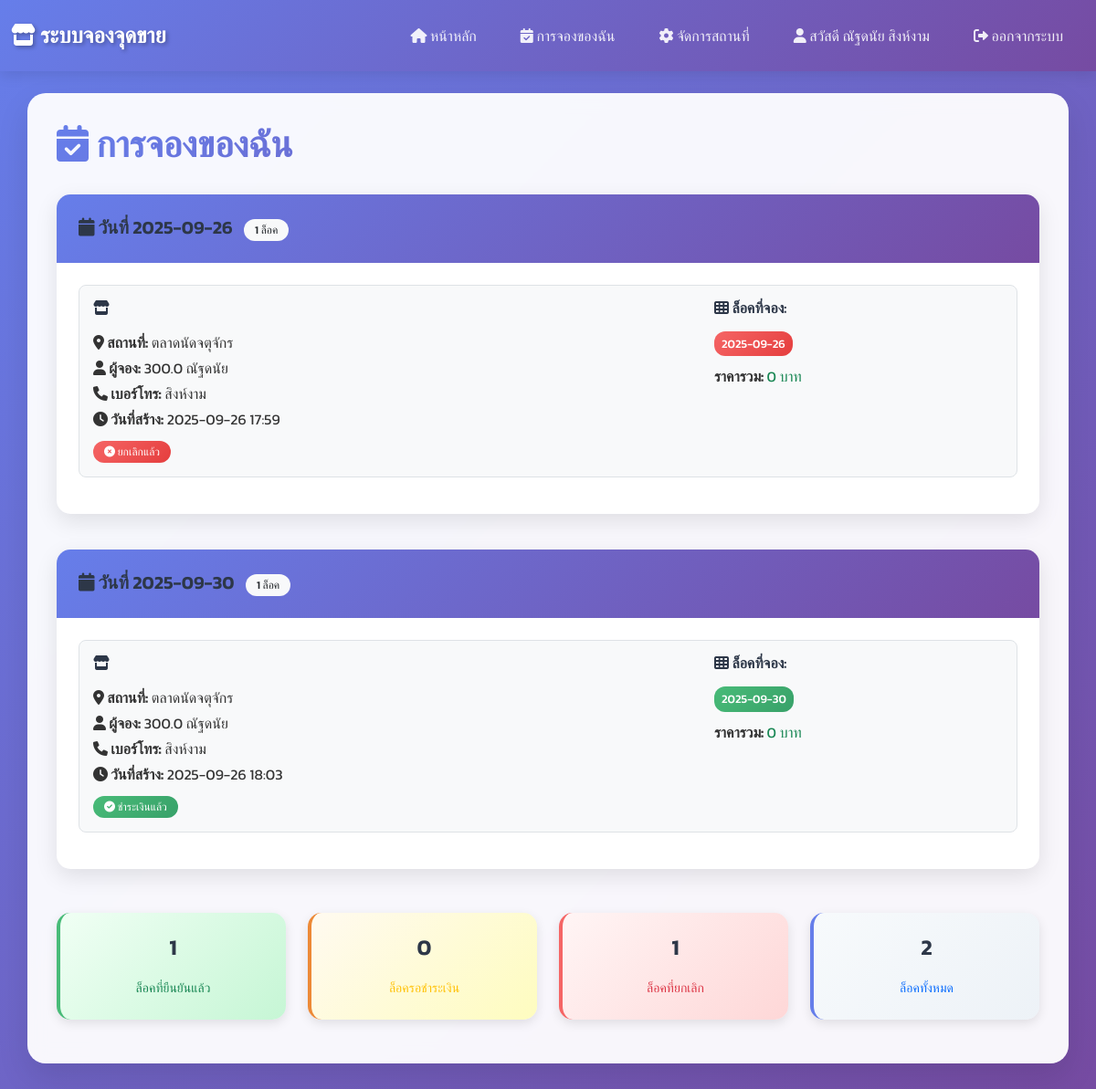
The app's page /my_bookings (signed in) with its own data.
### tables this page shows
CREATE TABLE bookings
                 (id INTEGER PRIMARY KEY AUTOINCREMENT,
                  user_id INTEGER,
                  space_id INTEGER,
                  booking_date TEXT NOT NULL,
                  status TEXT DEFAULT 'pending',
                  created_at TIMESTAMP DEFAULT CURRENT_TIMESTAMP, slot_id TEXT DEFAULT '',
                  FOREIGN KEY (user_id) REFERENCES users (id),
                  FOREIGN KEY (space_id) REFERENCES spaces (id));

CREATE TABLE spaces
                 (id INTEGER PRIMARY KEY AUTOINCREMENT,
                  name TEXT NOT NULL,
                  location TEXT NOT NULL,
                  size TEXT NOT NULL,
                  price REAL NOT NULL,
                  available_days TEXT NOT NULL,
                  available_time TEXT NOT NULL,
                  amenities TEXT,
                  owner_id INTEGER, layout_data TEXT,
                  FOREIGN KEY (owner_id) REFERENCES users (id));

CREATE TABLE users
                 (id INTEGER PRIMARY KEY AUTOINCREMENT,
                  first_name TEXT NOT NULL,
                  last_name TEXT NOT NULL,
                  phone TEXT NOT NULL UNIQUE,
                  password TEXT NOT NULL,
                  user_type TEXT DEFAULT 'customer');

### app.py (the view)
@app.route('/my_bookings')
def my_bookings():
    if 'user_id' not in session:
        flash('กรุณาเข้าสู่ระบบก่อน', 'error')
        return redirect(url_for('login'))
    conn = sqlite3.connect('database.db')
    c = conn.cursor()
    c.execute("""SELECT b.*, s.name, s.location, s.size, s.price, u.first_name, u.last_name, u.phone
                 FROM bookings b
                 JOIN spaces s ON b.space_id = s.id
                 JOIN users u ON b.user_id = u.id
                 WHERE b.user_id = ?
                 ORDER BY b.created_at DESC""", (session['user_id'],))
    bookings = c.fetchall()
    conn.close()
    return render_template('my_bookings.html', bookings=bookings)

### templates/my_bookings.html (shortened to what this page needs)
{% extends "base.html" %}
{% block content %}
<h1><i class="fas fa-calendar-check"></i> การจองของฉัน</h1>
{% if bookings %}
<div class="row">
    {% set grouped_bookings = bookings|groupby('3') %}
    {% for date, date_bookings in grouped_bookings %}
    <div class="col-12 mb-4">
        <div class="card">
            <div class="card-header bg-primary text-white">
                <h5 class="mb-0">
                    <i class="fas fa-calendar"></i> วันที่ {{ date }}
                    <span class="badge bg-light text-dark ms-2">{{ date_bookings|list|length }} ล็อค</span>
                </h5>
            </div>
            <div class="card-body">
                {% set space_bookings = date_bookings|groupby('2') %}
                {% for space_id, space_bookings_list in space_bookings %}
                {% set space_bookings_list = space_bookings_list|list %}
                {% set first_booking = space_bookings_list[0] %}
                <div class="space-booking-group mb-3">
                    <div class="row">
                        <div class="col-md-8">
                            <h6><i class="fas fa-store"></i> {{ first_booking[6] }}</h6>
                            <p class="mb-1"><strong><i class="fas fa-map-marker-alt"></i> สถานที่:</strong> {{ first_booking[7] }}</p>
                            <p class="mb-1"><strong><i class="fas fa-user"></i> ผู้จอง:</strong> {{ first_booking[10] }} {{ first_booking[11] }}</p>
                            <p class="mb-1"><strong><i class="fas fa-phone"></i> เบอร์โทร:</strong> {{ first_booking[12] }}</p>
                            <p class="mb-1"><strong><i class="fas fa-clock"></i> วันที่สร้าง:</strong> {{ first_booking[5][:16] }}</p>
                        </div>
                        <div class="col-md-4">
                            <div class="booking-slots">
                                <h6><i class="fas fa-th"></i> ล็อคที่จอง:</h6>
                                <div class="slots-grid">
                                    {% for booking in space_bookings_list %}
                                    <span class="slot-badge {{ 'bg-success' if booking[4] == 'confirmed' else 'bg-warning' if booking[4] == 'pending' else 'bg-danger' }}">
                                        {{ booking[3] if booking[3] else 'N/A' }}
                                    </span>
                                    {% endfor %}
                                </div>
                                <div class="mt-2">
                                    <strong>ราคารวม: </strong>
                                    <span class="text-success">{{ (space_bookings_list|length * first_booking[9])|int }} บาท</span>
                                </div>
                            </div>
                        </div>
                    </div>
                    <div class="booking-status mt-2">
                        {% set all_confirmed = space_bookings_list|selectattr('4', 'equalto', 'confirmed')|list|length == space_bookings_list|length %}
                        {% set all_pending = space_bookings_list|selectattr('4', 'equalto', 'pending')|list|length == space_bookings_list|length %}
                        {% set all_cancelled = space_bookings_list|selectattr('4', 'equalto', 'cancelled')|list|length == space_bookings_list|length %}
                        {% if all_confirmed %}
                            <span class="badge bg-success">
                                <i class="fas fa-check-circle"></i> ชำระเงินแล้ว
                            </span>
                        {% elif all_cancelled %}
                            <span class="badge bg-danger">
                                <i class="fas fa-times-circle"></i> ยกเลิกแล้ว
                            </span>
                        {% else %}
                            <span class="badge bg-secondary">
                                <i class="fas fa-exclamation-triangle"></i> สถานะผสม
                            </span>
                        {% endif %}
                    </div>
                </div>
                {% endfor %}
            </div>
        </div>
    </div>
    {% endfor %}
</div>
<div class="row mt-4">
    <div class="col-md-3 mb-3">
        <div class="stats-card success">
            <div class="text-success">
                <h4>{{ bookings|selectattr('4', 'equalto', 'confirmed')|list|length }}</h4>
                <small>ล็อคที่ยืนยันแล้ว</small>
            </div>
        </div>
    </div>
    <div class="col-md-3 mb-3">
        <div class="stats-card warning">
            <div class="text-warning">
                <h4>{{ bookings|selectattr('4', 'equalto', 'pending')|list|length }}</h4>
                <small>ล็อครอชำระเงิน</small>
            </div>
        </div>
    </div>
    <div class="col-md-3 mb-3">
        <div class="stats-card danger">
            <div class="text-danger">
                <h4>{{ bookings|selectattr('4', 'equalto', 'cancelled')|list|length }}</h4>
                <small>ล็อคที่ยกเลิก</small>
            </div>
        </div>
    </div>
    <div class="col-md-3 mb-3">
        <div class="stats-card primary">
            <div class="text-primary">
                <h4>{{ bookings|length }}</h4>
                <small>ล็อคทั้งหมด</small>
            </div>
        </div>
    </div>
</div>
{% endif %}
{% endblock %}

### static/style.css (style rules this page uses)
* { margin: 0; padding: 0; box-sizing: border-box; }
body { font-family: 'Kanit', sans-serif; background: linear-gradient(135deg, #667eea 0%, #764ba2 100%); min-height: 100vh; color: #333; }
.card { border: none; border-radius: 15px; box-shadow: 0 8px 25px rgba(0, 0, 0, 0.1); transition: all 0.3s ease; overflow: hidden; background: white; margin-top: 15px; }
.card-header { background: linear-gradient(135deg, #667eea 0%, #764ba2 100%); color: white; border: none; padding: 1.5rem; font-weight: 600; }
.card-body { padding: 1.5rem; }
.badge { font-size: 0.75rem; padding: 6px 12px; border-radius: 20px; font-weight: 500; }
.bg-success { background: linear-gradient(135deg, #48bb78 0%, #38a169 100%) !important; }
.bg-danger { background: linear-gradient(135deg, #f56565 0%, #e53e3e 100%) !important; }
.stats-card { background: white; border-radius: 15px; padding: 1.5rem; text-align: center; transition: all 0.3s ease; border-left: 4px solid; box-shadow: 0 4px 12px rgba(0, 0, 0, 0.1); }
.stats-card.success { border-left-color: #48bb78; background: linear-gradient(135deg, #f0fff4 0%, #c6f6d5 100%); }
.stats-card.warning { border-left-color: #ed8936; background: linear-gradient(135deg, #fffaf0 0%, #fefcbf 100%); }
.stats-card.danger { border-left-color: #f56565; background: linear-gradient(135deg, #fff5f5 0%, #fed7d7 100%); }
.stats-card.primary { border-left-color: #667eea; background: linear-gradient(135deg, #f7fafc 0%, #edf2f7 100%); }
h1, h2, h3, h4, h5, h6 { color: #2d3748; font-weight: 600; margin-bottom: 1rem; }
h1 { background: linear-gradient(135deg, #667eea 0%, #764ba2 100%); -webkit-background-clip: text; -webkit-text-fill-color: transparent; background-clip: text; font-weight: 700; }
.card { animation: fadeInUp 0.6s ease; }

### templates/my_bookings.html (style rules this page uses)
.space-booking-group { border: 1px solid #dee2e6; border-radius: 8px; padding: 15px; background: #f8f9fa; }
.slots-grid { display: flex; flex-wrap: wrap; gap: 5px; margin-bottom: 10px; }
.slot-badge { padding: 4px 8px; border-radius: 12px; font-size: 0.8rem; font-weight: 500; color: white; }
.booking-status { display: flex; align-items: center; gap: 10px; flex-wrap: wrap; }

### records on screen
bookings: booking_date "2025-09-26", date_bookings "1", status "cancelled" (drawn), created_at "2025-09-26 17:59", value "0"
spaces: name "ตลาดนัดจตุจักร" "ตลาดนัดจตุจักร", price "300.0" "300.0"
users: first_name "ณัฐดนัย" "ณัฐดนัย", last_name "สิงห์งาม" "สิงห์งาม"
bookings: booking_date "2025-09-30", date_bookings "1", status "confirmed" (drawn), created_at "2025-09-26 18:03", value "0"

### other values on screen
{{ session.user_name }} "ณัฐดนัย สิงห์งาม"
{{ bookings|selectattr('4', 'equalto', 'confirmed')|list|length }} "1"
{{ bookings|selectattr('4', 'equalto', 'pending')|list|length }} "0"
{{ bookings|selectattr('4', 'equalto', 'cancelled')|list|length }} "1"
{{ bookings|length }} "2"
